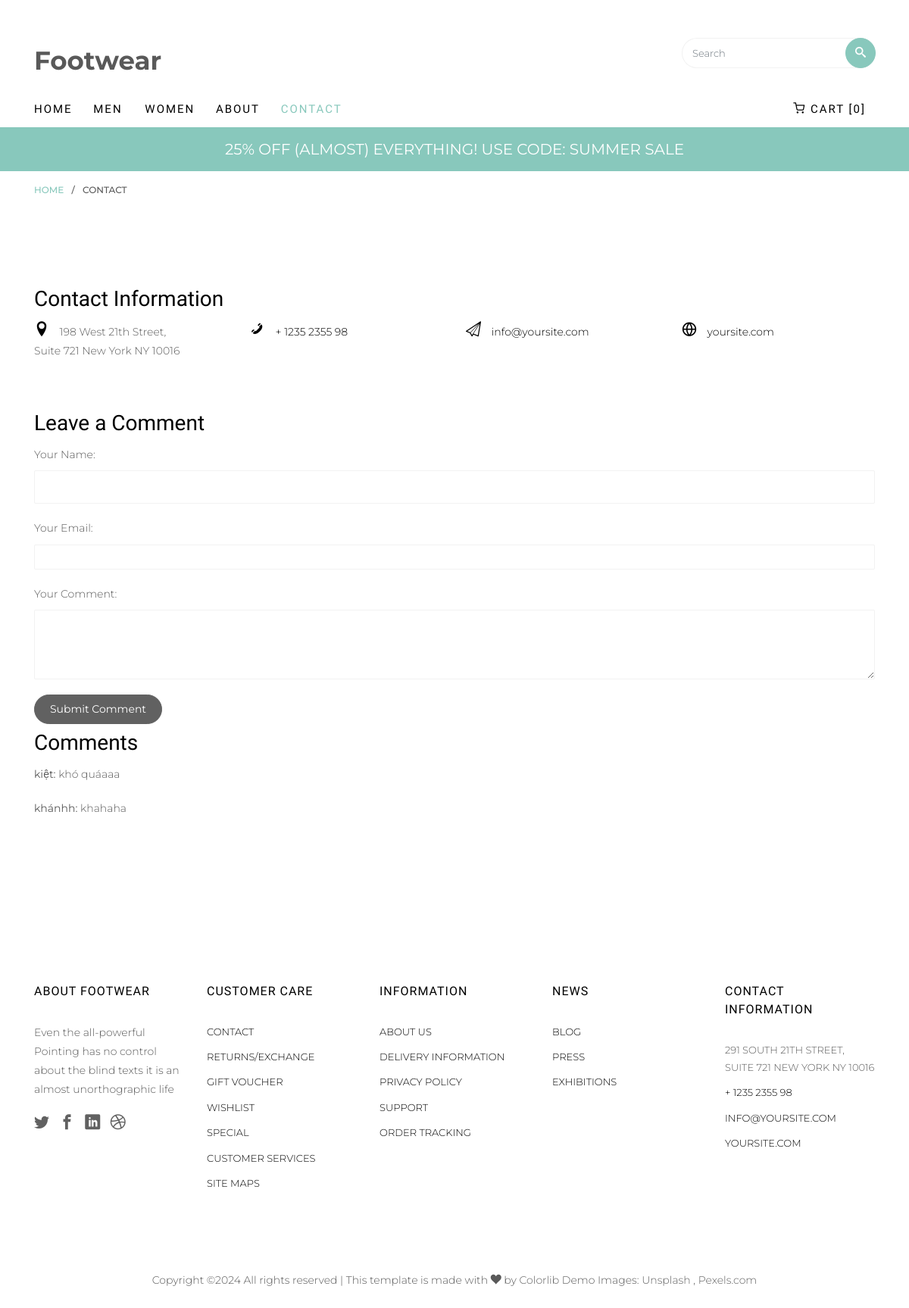
The page /contact.php on the database its author committed.
### tables this page shows
CREATE TABLE `comments` (
  `id` int(11) NOT NULL,
  `name` varchar(255) DEFAULT NULL,
  `email` varchar(255) DEFAULT NULL,
  `comment` text DEFAULT NULL,
  `created_at` timestamp NOT NULL DEFAULT current_timestamp()
);

### display_comments.php (the view, shortened to what this page needs)
<?php
$conn = new mysqli("localhost", "root", "", "product09");
$sql = "SELECT * FROM comments ORDER BY created_at DESC";
$result = $conn->query($sql);
if ($result->num_rows > 0) {
    while ($row = $result->fetch_assoc()) {
        echo "<p><strong>" . $row["name"] . ":</strong> " . $row["comment"] . "</p>";
    }
} else {
    echo "No comments yet.";
}
?>

### rows shown on the page
comments: name "kiệt", comment "khó quáaaa"
comments: name "khánhh", comment "khahaha"
